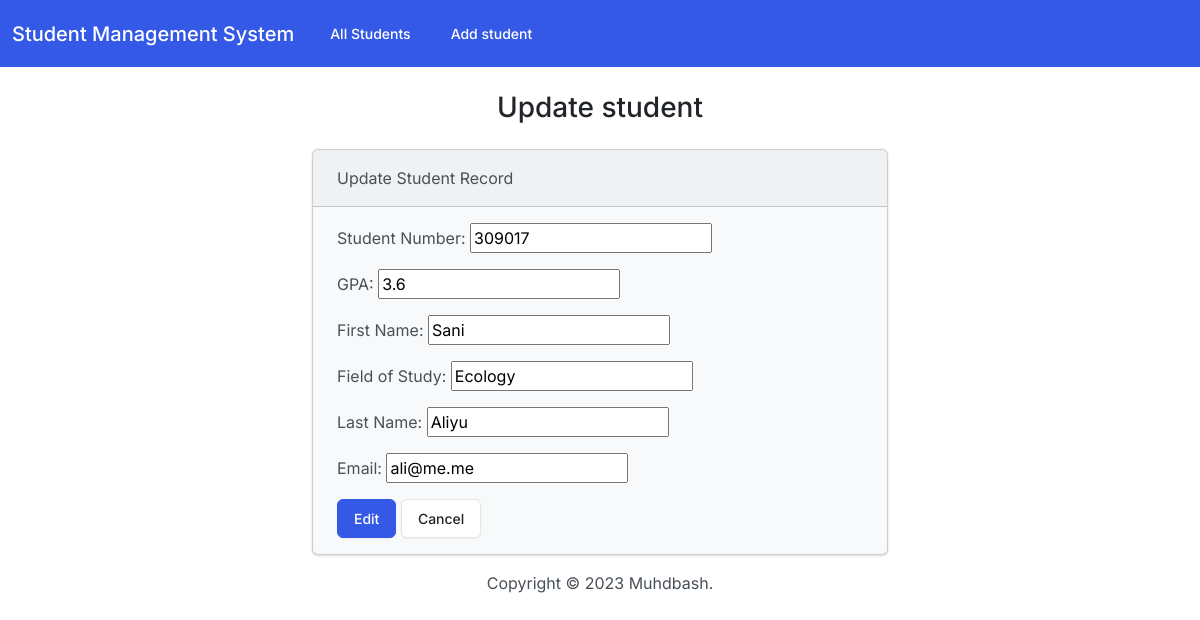
/edit/28/, run on the app's committed database.
### students/models.py (models this page shows, shortened)
class Student(models.Model):
    student_number = models.PositiveIntegerField()
    first_name = models.CharField(max_length=50)
    last_name = models.CharField(max_length=50)
    email = models.EmailField(max_length=100)
    field_of_study = models.CharField(max_length=50)
    gpa = models.FloatField()

### students/views.py (the view)
# urls.py: path('edit/<int:id>/', views.edit, name='edit' )
def edit(request,id):
    if request.method == "POST":
        student = Student.objects.get(pk=id)
        form = StudentForm(request.POST, instance=student)
        if form.is_valid():
            form.save()
            return render(request, 'students/edit.html',{
                'form': form ,
                'Success':True
            })
    else:
        student = Student.objects.get(pk=id)
        form = StudentForm(instance=student)
        return render(request, 'students/edit.html',{
                'form': form ,
            })

### students/forms.py
class StudentForm(forms.ModelForm):
    class Meta:
        model = Student
        fields = {'student_number','first_name','last_name','email','field_of_study','gpa'}
        labels = {
            'student_number':'Student Number',
            'first_name':'First Name',
            'last_name':'Last Name',
            'email':'Email',
            'field_of_study':'Field of Study',
            'gpa':'GPA'
        }
    widgets = {
        'student_number': forms.NumberInput(attrs={'class': 'form-control'}),
        'first_name': forms.TextInput(attrs={'class': 'form-control'}),
        'last_name' : forms.TextInput(attrs={'class': 'form-control'}),
        'email': forms.EmailInput(attrs={'class': 'form-control'}),
        'field_of_study' : forms.TextInput(attrs={'class': 'form-control'}),
        'gpa': forms.NumberInput(attrs={'class': 'form-control'}),
    }

### students/templates/students/edit.html (shortened to what this page needs)
{% extends "students/base.html" %}
{% block body %}
    <h3 class="text-center m-4">Update student</h3>
    {% if success %}
    	<div class=" alert alert-success" role="alert">
    		The new student updated successfuly!
    		<a href="{% url 'index' %}" class="alert-link">Go to HomePage</a>
    	</div>
    {% else %}
    	<div class="row justify-content-center">
    		<div class="col-6">
    			<div class="card bg-light mb-3">
                    <div class="card-header">Update Student Record</div>
                    <div class="card-body">
                      <form  method="POST">
                        {{ form.as_p }}
                        <button type="submit" class="btn btn-primary">Edit</button>
                        <a href="{% url 'index' %}" class="btn btn-secondary">Cancel</a>
                      </form>
                    </div>
    		</div>
    	</div>
    {% endif %}
{% endblock %}

### data on the page
Student: student_number "309017", gpa "3.6", first_name "Sani", field_of_study "Ecology", last_name "Aliyu", email "ali@me.me"
